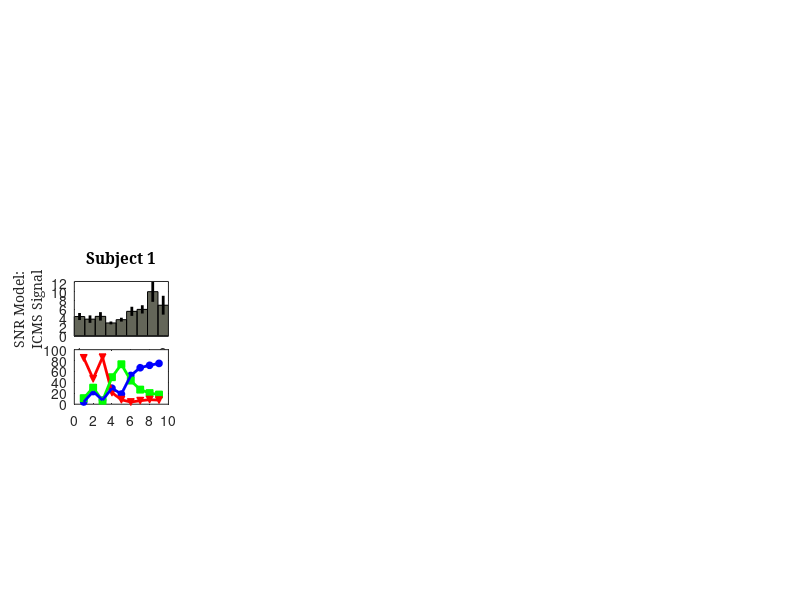

MATLAB code to generate this figure: (Note: this script raises an error after producing the figure.)
%% Figure: Tracking SNR models
% clear

% Set dots per inch
dpi = 96;

figure('units','pixels','Position',[0 0 8.5*dpi 11*dpi])

% From left to right
H = [0.8 2.3 3.8 5.3 6.8];

% From bottom to top
V = [1.95 3.6 4.85];

% Layout of axes
pos      = [H(1)*dpi  V(3)*dpi  1*dpi 1*dpi;
            H(2)*dpi  V(3)*dpi  1*dpi 1*dpi;
            H(3)*dpi  V(3)*dpi  1*dpi 1*dpi;
            H(4)*dpi  V(3)*dpi  1*dpi 1*dpi;
            H(5)*dpi  V(3)*dpi  1*dpi 1*dpi;
            
            H(1)*dpi  V(2)*dpi  1*dpi 1*dpi;
            H(2)*dpi  V(2)*dpi  1*dpi 1*dpi;
            H(3)*dpi  V(2)*dpi  1*dpi 1*dpi;
            H(4)*dpi  V(2)*dpi  1*dpi 1*dpi;
            H(5)*dpi  V(2)*dpi  1*dpi 1*dpi
            
            H(1)*dpi  V(1)*dpi  1*dpi 1*dpi;
            H(2)*dpi  V(1)*dpi  1*dpi 1*dpi;
            H(3)*dpi  V(1)*dpi  1*dpi 1*dpi;
            H(4)*dpi  V(1)*dpi  1*dpi 1*dpi;
            H(5)*dpi  V(1)*dpi  1*dpi 1*dpi];
            
%%%%%%%%%%%%%%%%%%%%%%%%%%%%%%%%%%%%%%%%%%%%%%%%%%
%%% Ensemble NC Learning Subplots: Axes 1 - 10 %%%
%%%%%%%%%%%%%%%%%%%%%%%%%%%%%%%%%%%%%%%%%%%%%%%%%%
cd('C:\Program Files\MATLAB\R2006b\work\Learning_ICMS_figures\Fig5_SNR_Models')
% Grab ensemble Firing rate data for test hemisphere
load('Figure5_Tracking_SNR_models.mat')
file_list = {R29s,V1s,V4s,V7s,V8s};

means = {R29_means; V1_means; V4_means; V7_means; V8_means};
ses   = {R29_SEs;   V1_SEs;   V4_SEs;   V7_SEs;   V8_SEs};

% Grab ensemble Firing rate data for Control hemisphere
load('Subject_FFs_control_bootstrp.mat')
meansC = {R29_meanb; V1_meanb; V4_meanb; V7_meanb; V8_meanb};
sesC   = {R29_SEb;   V1_SEb;   V4_SEb;   V7_SEb;   V8_SEb};

% Grab subjects' behavioral data
load('Subjects_Behavior.mat')

% Axes pointers
axs1   = 1:5;
axs2   = 6:10;
axs3   = 11:15;

for p = 1:size(pos,1)/3
    beh_sum = subject_Behavior{p};
    
    if p == 1
        metric = eval(['length(file_list{' num2str(p) '})']);
        axes('units','pixels','position',pos(axs1(p),:)),
        bar(means{p},'edge','k','facecolor',[0.3912 0.3990 0.350],'barwidth',1)
        line([1:metric;1:metric],[means{p}-ses{p};means{p}+ses{p}],'color','k','linewidth',2)
        ylabel([{'SNR Model:'};{'ICMS Signal'}],'fontsize',10,'fontname','cambria')
        title(['Subject ' num2str(p)],'fontweight','bold','fontname','cambria')
        set(gca,'xtick',[1 length(means{p})])
        set(gca,'xticklabel',{'1';num2str(metric)})
        axis tight
       
        axes('units','pixels','position',pos(axs2(p),:)),
        plot(beh_sum(1,:),'ob','markerfacecolor','b','markersize',5),hold on,
        plot(beh_sum(2,:),'sg','markerfacecolor','g','markersize',5)
        plot(beh_sum(3,:),'vr','markerfacecolor','r','markersize',5)
        plot(beh_sum(3,:),'r','linewidth',2)
        plot(beh_sum(2,:),'g','linewidth',2)
        plot(beh_sum(1,:),'b','linewidth',2)
        legend('Correct','False Alarm','Miss','Location',[0.715 0.306 .05 .05],'orientation','horizontal')
        
        ylim([0 100])
        xlim([0.5 size(beh_sum,2)+0.5])
        ylabel('Behavior (%)','fontsize',10,'fontname','cambria')
        set(gca,'xtick',[1 size(beh_sum,2)])
        set(gca,'xticklabel',{'1';num2str(size(beh_sum,2))})
        set(gca,'ytick',[50 100])
        set(gca,'yticklabel',{'50';'100'})
        set(gca,'fontname','cambria','fontsize',10)
        axis square
        
        axes('units','pixels','position',pos(axs3(p),:)),
        bar(meansC{p},'edge','k','facecolor',[0.3912 0.3990 0.350],'barwidth',1)
        line([1:metric;1:metric],[meansC{p}-sesC{p};meansC{p}+sesC{p}],'color','k','linewidth',2)
        set(gca,'xtick',[1 length(means{p})])
        set(gca,'xticklabel',{'1';num2str(metric)})
        ylabel([{'SNR Model:'};{'Internal Noise'}],'fontsize',10,'fontname','cambria')
        axis tight
       
    elseif p == 3
        metric = eval(['length(file_list{' num2str(p) '})']);
        axes('units','pixels','position',pos(axs1(p),:)),
        bar(means{p},'edge','k','facecolor',[0.3912 0.3990 0.350],'barwidth',1)
        line([1:metric;1:metric],[means{p}-ses{p};means{p}+ses{p}],'color','k','linewidth',2)
        title(['Subject ' num2str(p)],'fontweight','bold','fontname','cambria')
        set(gca,'xtick',[1 length(means{p})])
        set(gca,'xticklabel',{'1';num2str(metric)})
        axis tight
       
        axes('units','pixels','position',pos(axs2(p),:)),
        plot(beh_sum(3,:),'vr','markerfacecolor','r','markersize',5),hold on,
        plot(beh_sum(2,:),'sg','markerfacecolor','g','markersize',5)
        plot(beh_sum(1,:),'ob','markerfacecolor','b','markersize',5)
        plot(beh_sum(3,:),'r','linewidth',2)
        plot(beh_sum(2,:),'g','linewidth',2)
        plot(beh_sum(1,:),'b','linewidth',2)

        ylim([0 100])
        xlim([0.5 size(beh_sum,2)+0.5])
        set(gca,'xtick',[1 size(beh_sum,2)])
        set(gca,'xticklabel',{'1';num2str(size(beh_sum,2))})
        set(gca,'ytick',[50 100])
        set(gca,'yticklabel',{'50';'100'})
        set(gca,'fontname','cambria','fontsize',10)
        axis square
        
        axes('units','pixels','position',pos(axs3(p),:)),
        bar(meansC{p},'edge','k','facecolor',[0.3912 0.3990 0.350],'barwidth',1)
        line([1:metric;1:metric],[meansC{p}-sesC{p};meansC{p}+sesC{p}],'color','k','linewidth',2)
        set(gca,'xtick',[1 length(means{p})])
        set(gca,'xticklabel',{'1';num2str(metric)})
        xlabel('Session #','fontname','cambria')
        axis tight
    else
        metric = eval(['length(file_list{' num2str(p) '})']);
        axes('units','pixels','position',pos(axs1(p),:)),
        bar(means{p},'edge','k','facecolor',[0.3912 0.3990 0.350],'barwidth',1)
        line([1:metric;1:metric],[means{p}-ses{p};means{p}+ses{p}],'color','k','linewidth',2)
        title(['Subject ' num2str(p)],'fontweight','bold','fontname','cambria')
        set(gca,'xtick',[1 length(means{p})])
        set(gca,'xticklabel',{'1';num2str(metric)})
        axis tight
       
        axes('units','pixels','position',pos(axs2(p),:)),
        plot(beh_sum(3,:),'vr','markerfacecolor','r','markersize',5),hold on,
        plot(beh_sum(2,:),'sg','markerfacecolor','g','markersize',5)
        plot(beh_sum(1,:),'ob','markerfacecolor','b','markersize',5)
        plot(beh_sum(3,:),'r','linewidth',2)
        plot(beh_sum(2,:),'g','linewidth',2)
        plot(beh_sum(1,:),'b','linewidth',2)

        ylim([0 100])
        xlim([0.5 size(beh_sum,2)+0.5])
        set(gca,'xtick',[1 size(beh_sum,2)])
        set(gca,'xticklabel',{'1';num2str(size(beh_sum,2))})
        set(gca,'ytick',[50 100])
        set(gca,'yticklabel',{'50';'100'})
        set(gca,'fontname','cambria','fontsize',10)
        axis square
        
        axes('units','pixels','position',pos(axs3(p),:)),
        bar(meansC{p},'edge','k','facecolor',[0.3912 0.3990 0.350],'barwidth',1)
        line([1:metric;1:metric],[meansC{p}-sesC{p};meansC{p}+sesC{p}],'color','k','linewidth',2)
        set(gca,'xtick',[1 length(means{p})])
        set(gca,'xticklabel',{'1';num2str(metric)})
        axis tight
       
    end
end

annotation('textbox',[.35 0.81 .05 .05],'string','Signal-to-Noise Models v. Behavior','fontname','cambria','fontsize',10,'fontweight','bold','edgecolor','none');

set(findobj(gcf,'Type','axes'),'box','off')
set(gcf,'color','w')
